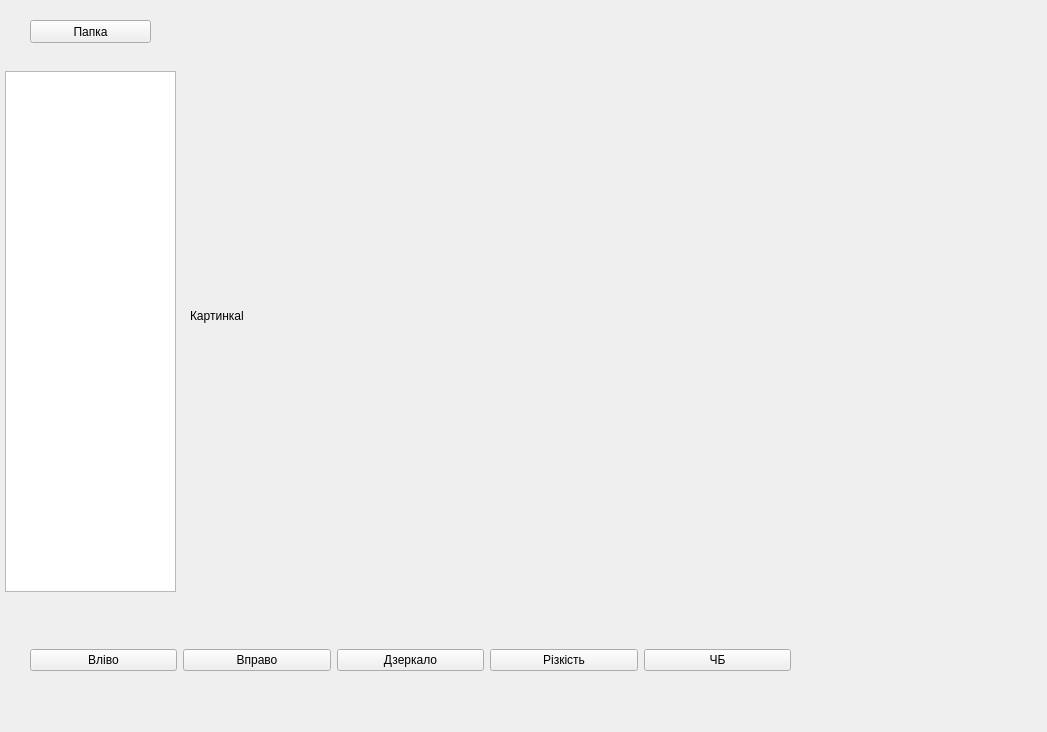
<?xml version="1.0" encoding="UTF-8"?>
<ui version="4.0">
 <class>MainWindow</class>
 <widget class="QMainWindow" name="MainWindow">
  <property name="geometry">
   <rect>
    <x>0</x>
    <y>0</y>
    <width>1047</width>
    <height>732</height>
   </rect>
  </property>
  <property name="windowTitle">
   <string>MainWindow</string>
  </property>
  <widget class="QWidget" name="centralwidget">
   <widget class="QWidget" name="horizontalLayoutWidget">
    <property name="geometry">
     <rect>
      <x>30</x>
      <y>630</y>
      <width>761</width>
      <height>61</height>
     </rect>
    </property>
    <layout class="QHBoxLayout" name="horizontalLayout">
     <item>
      <widget class="QPushButton" name="left_btn">
       <property name="text">
        <string>Вліво</string>
       </property>
      </widget>
     </item>
     <item>
      <widget class="QPushButton" name="right_btn">
       <property name="text">
        <string>Вправо</string>
       </property>
      </widget>
     </item>
     <item>
      <widget class="QPushButton" name="mirror_btn">
       <property name="text">
        <string>Дзеркало</string>
       </property>
      </widget>
     </item>
     <item>
      <widget class="QPushButton" name="sharp_btn">
       <property name="text">
        <string>Різкість</string>
       </property>
      </widget>
     </item>
     <item>
      <widget class="QPushButton" name="pushButton">
       <property name="text">
        <string>ЧБ</string>
       </property>
      </widget>
     </item>
    </layout>
   </widget>
   <widget class="QPushButton" name="dir_btn">
    <property name="geometry">
     <rect>
      <x>30</x>
      <y>20</y>
      <width>121</width>
      <height>23</height>
     </rect>
    </property>
    <property name="text">
     <string>Папка</string>
    </property>
   </widget>
   <widget class="QListWidget" name="files_list">
    <property name="geometry">
     <rect>
      <x>5</x>
      <y>71</y>
      <width>171</width>
      <height>521</height>
     </rect>
    </property>
   </widget>
   <widget class="QLabel" name="photo_lb">
    <property name="geometry">
     <rect>
      <x>190</x>
      <y>20</y>
      <width>821</width>
      <height>591</height>
     </rect>
    </property>
    <property name="text">
     <string>Картинкаl</string>
    </property>
   </widget>
  </widget>
 </widget>
 <resources/>
 <connections/>
</ui>
